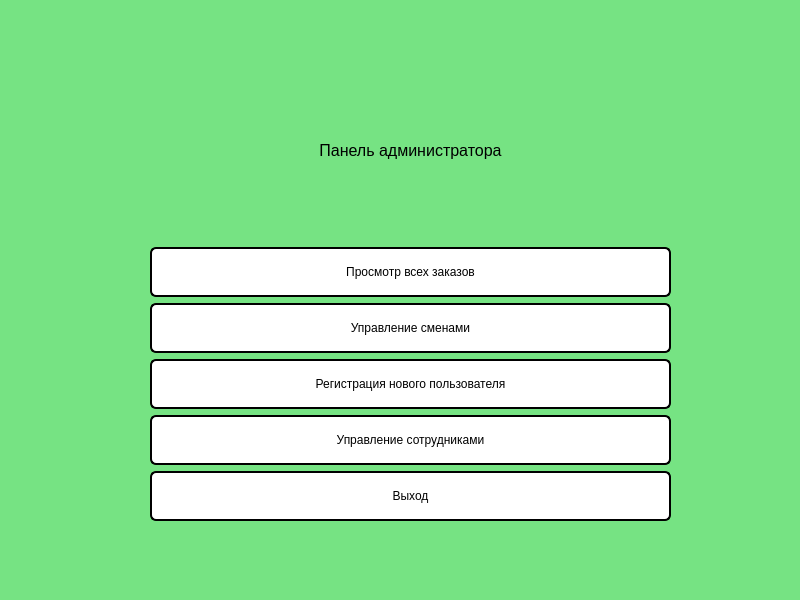
<?xml version="1.0" encoding="UTF-8"?>
<ui version="4.0">
 <class>MainWindow_admin</class>
 <widget class="QMainWindow" name="MainWindow_admin">
  <property name="geometry">
   <rect>
    <x>0</x>
    <y>0</y>
    <width>800</width>
    <height>600</height>
   </rect>
  </property>
  <property name="windowTitle">
   <string>Панель администратора</string>
  </property>
  <property name="styleSheet">
   <string notr="true">
background-color: rgb(118, 227, 131);</string>
  </property>
  <widget class="QWidget" name="centralwidget">
   <widget class="QWidget" name="verticalLayoutWidget">
    <property name="geometry">
     <rect>
      <x>150</x>
      <y>60</y>
      <width>521</width>
      <height>461</height>
     </rect>
    </property>
    <layout class="QVBoxLayout" name="verticalLayout">
     <item>
      <widget class="QLabel" name="label_pan_adm">
       <property name="font">
        <font>
         <pointsize>12</pointsize>
         <weight>50</weight>
         <bold>false</bold>
        </font>
       </property>
       <property name="layoutDirection">
        <enum>Qt::LeftToRight</enum>
       </property>
       <property name="text">
        <string>Панель администратора</string>
       </property>
       <property name="scaledContents">
        <bool>false</bool>
       </property>
       <property name="alignment">
        <set>Qt::AlignCenter</set>
       </property>
      </widget>
     </item>
     <item>
      <widget class="QPushButton" name="pushButton_view_orders">
       <property name="minimumSize">
        <size>
         <width>0</width>
         <height>50</height>
        </size>
       </property>
       <property name="styleSheet">
        <string notr="true">QPushButton{
	border-radius: 6px;
	background-color: rgb(255, 255, 255);
	border: 2px solid black;
	color: black;
}

QPushButton::hover{
	border-radius: 6px;
	background-color: rgb(153, 102, 51);
	color: black;
}

QPushButton::pressed{
	border-radius: 6px;
	background-color: rgb(255, 255, 255);
	color: black;
}
</string>
       </property>
       <property name="text">
        <string>Просмотр всех заказов</string>
       </property>
      </widget>
     </item>
     <item>
      <widget class="QPushButton" name="pushButton_shift_contr">
       <property name="minimumSize">
        <size>
         <width>0</width>
         <height>50</height>
        </size>
       </property>
       <property name="styleSheet">
        <string notr="true">QPushButton{
	border-radius: 6px;
	background-color: rgb(255, 255, 255);
	border: 2px solid black;
	color: black;
}

QPushButton::hover{
	border-radius: 6px;
	background-color: rgb(153, 102, 51);
	color: black;
}

QPushButton::pressed{
	border-radius: 6px;
	background-color: rgb(255, 255, 255);
	color: black;
}
</string>
       </property>
       <property name="text">
        <string>Управление сменами</string>
       </property>
      </widget>
     </item>
     <item>
      <widget class="QPushButton" name="pushButton_reg_new_user">
       <property name="minimumSize">
        <size>
         <width>0</width>
         <height>50</height>
        </size>
       </property>
       <property name="styleSheet">
        <string notr="true">QPushButton{
	border-radius: 6px;
	background-color: rgb(255, 255, 255);
	border: 2px solid black;
	color: black;
}

QPushButton::hover{
	border-radius: 6px;
	background-color: rgb(153, 102, 51);
	color: black;
}

QPushButton::pressed{
	border-radius: 6px;
	background-color: rgb(255, 255, 255);
	color: black;
}
</string>
       </property>
       <property name="text">
        <string>Регистрация нового пользователя</string>
       </property>
      </widget>
     </item>
     <item>
      <widget class="QPushButton" name="pushButton_empl_contr">
       <property name="minimumSize">
        <size>
         <width>0</width>
         <height>50</height>
        </size>
       </property>
       <property name="styleSheet">
        <string notr="true">QPushButton{
	border-radius: 6px;
	background-color: rgb(255, 255, 255);
	border: 2px solid black;
	color: black;
}

QPushButton::hover{
	border-radius: 6px;
	background-color: rgb(153, 102, 51);
	color: black;
}

QPushButton::pressed{
	border-radius: 6px;
	background-color: rgb(255, 255, 255);
	color: black;
}
</string>
       </property>
       <property name="text">
        <string>Управление сотрудниками</string>
       </property>
      </widget>
     </item>
     <item>
      <widget class="QPushButton" name="pushButton_exit">
       <property name="minimumSize">
        <size>
         <width>0</width>
         <height>50</height>
        </size>
       </property>
       <property name="styleSheet">
        <string notr="true">QPushButton{
	border-radius: 6px;
	background-color: rgb(255, 255, 255);
	border: 2px solid black;
	color: black;
}

QPushButton::hover{
	border-radius: 6px;
	background-color: rgb(153, 102, 51);
	color: black;
}

QPushButton::pressed{
	border-radius: 6px;
	background-color: rgb(255, 255, 255);
	color: black;
}
</string>
       </property>
       <property name="text">
        <string>Выход</string>
       </property>
      </widget>
     </item>
    </layout>
   </widget>
  </widget>
 </widget>
 <resources/>
 <connections/>
</ui>
